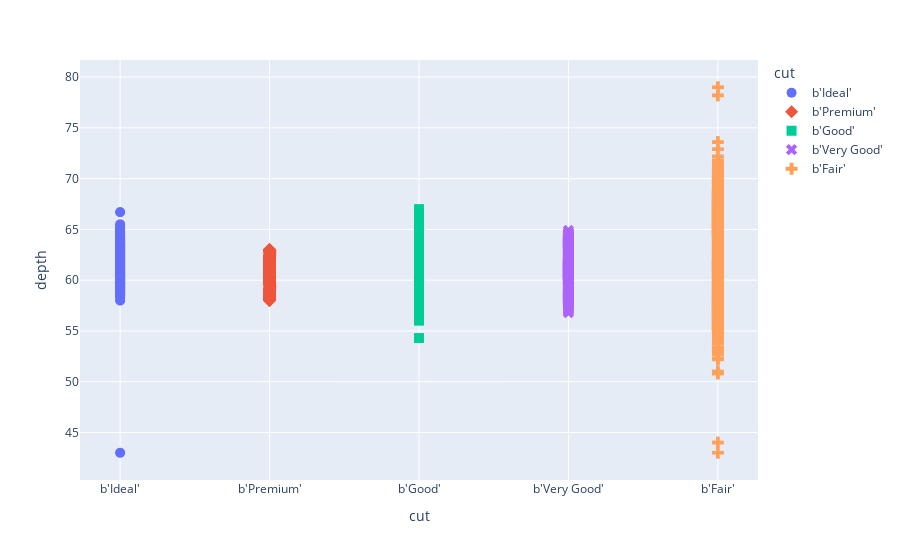

Notebook source saved alongside this figure:
### Code cell
fig = px.scatter(df, y="depth", x="cut", color="cut", symbol="cut")
fig.update_traces(marker_size=10)

### Figure 1 — Plotly figure (JSON) as saved in the notebook; plotly's stock layout.template omitted (floating-point values rounded to 4 significant figures; data arrays with more than 128 entries replaced by an {"elided": "..."} marker saying what was removed)
{"data": [{"hovertemplate": "cut=%{x}<br>depth=%{y}<extra></extra>", "legendgroup": "b'Ideal'", "marker": {"color": "#636efa", "size": 10, "symbol": "circle"}, "mode": "markers", "name": "b'Ideal'", "showlegend": true, "type": "scattergl", "x": {"elided": "21551 str values"}, "xaxis": "x", "y": {"elided": "21551 float values"}, "yaxis": "y"}, {"hovertemplate": "cut=%{x}<br>depth=%{y}<extra></extra>", "legendgroup": "b'Premium'", "marker": {"color": "#EF553B", "size": 10, "symbol": "diamond"}, "mode": "markers", "name": "b'Premium'", "showlegend": true, "type": "scattergl", "x": {"elided": "13791 str values"}, "xaxis": "x", "y": {"elided": "13791 float values"}, "yaxis": "y"}, {"hovertemplate": "cut=%{x}<br>depth=%{y}<extra></extra>", "legendgroup": "b'Good'", "marker": {"color": "#00cc96", "size": 10, "symbol": "square"}, "mode": "markers", "name": "b'Good'", "showlegend": true, "type": "scattergl", "x": {"elided": "4906 str values"}, "xaxis": "x", "y": {"elided": "4906 float values"}, "yaxis": "y"}, {"hovertemplate": "cut=%{x}<br>depth=%{y}<extra></extra>", "legendgroup": "b'Very Good'", "marker": {"color": "#ab63fa", "size": 10, "symbol": "x"}, "mode": "markers", "name": "b'Very Good'", "showlegend": true, "type": "scattergl", "x": {"elided": "12082 str values"}, "xaxis": "x", "y": {"elided": "12082 float values"}, "yaxis": "y"}, {"hovertemplate": "cut=%{x}<br>depth=%{y}<extra></extra>", "legendgroup": "b'Fair'", "marker": {"color": "#FFA15A", "size": 10, "symbol": "cross"}, "mode": "markers", "name": "b'Fair'", "showlegend": true, "type": "scattergl", "x": {"elided": "1610 str values"}, "xaxis": "x", "y": {"elided": "1610 float values"}, "yaxis": "y"}], "layout": {"legend": {"title": {"text": "cut"}, "tracegroupgap": 0}, "margin": {"t": 60}, "xaxis": {"anchor": "y", "categoryarray": ["b'Ideal'", "b'Premium'", "b'Good'", "b'Very Good'", "b'Fair'"], "categoryorder": "array", "domain": [0.0, 1.0], "title": {"text": "cut"}}, "yaxis": {"anchor": "x", "domain": [0.0, 1.0], "title": {"text": "depth"}}}}
